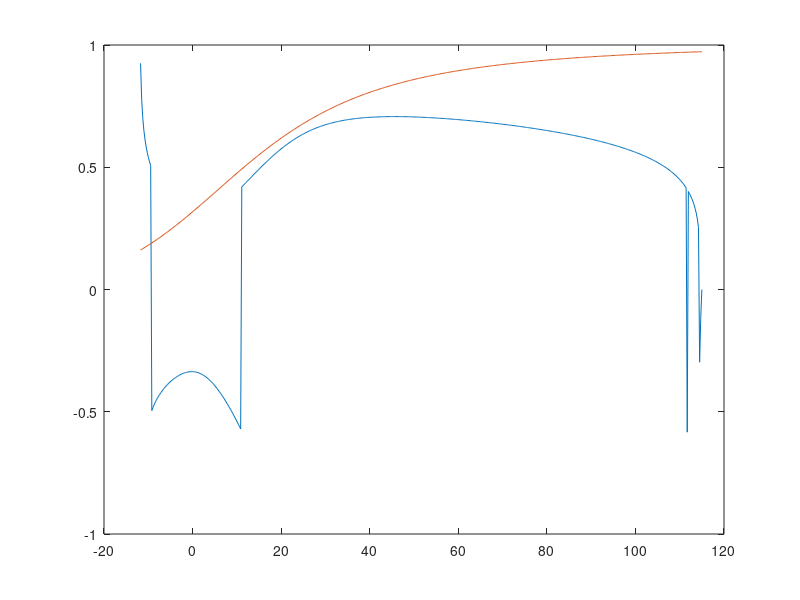

Reproduce this figure in MATLAB.

function hh_fast_slow
clear all
close all
clc

global Iapp gna gk gl vna vk vl cm
global dumv

Iapp=0.0;
gna=120.0; gk=36.0; gl=0.3;
vna=115.0; vk=-12.0; vl=10.6; cm=1.0;

plot_nullclines

end

%%
function plot_nullclines
global Iapp gna gk gl vna vk vl cm
global dumv
n0=0;
for i=1:500
    dumv=-12+127*i/500;
    v(i)=dumv;
    n(i)=fminsearch(@nullcline,n0);
    n0=n(i);
    alphan=0.01*(10.0-dumv)./(exp((10.0-dumv)/10.0)-1.0);
    betan=0.125*exp(-(dumv)/80.0);
    nbar(i)=alphan/(alphan+betan);
end
plot(v,n,v,nbar)
%output=[v' n' nbar'];
%save fastslow.dat output -ascii
end

%%
function out=nullcline(n)
global Iapp gna gk gl vna vk vl cm
global dumv

alpham=0.1*(25.0-dumv)/(exp((25.0-dumv)/10.0)-1.0);
betam=4.0*exp(-(dumv)/18.0);
m=alpham/(alpham + betam);

out=((n^4)*gk*(dumv-vk) + gna*(m^3)*(0.8-n)*(dumv-vna) + gl*(dumv-vl) - Iapp)^2;
end
